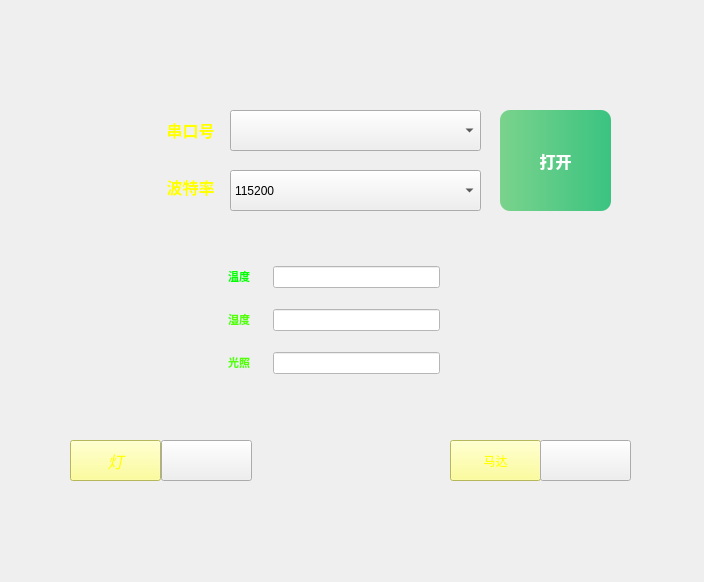
<?xml version="1.0" encoding="UTF-8"?>
<ui version="4.0">
 <class>Dialog</class>
 <widget class="QDialog" name="Dialog">
  <property name="geometry">
   <rect>
    <x>0</x>
    <y>0</y>
    <width>704</width>
    <height>582</height>
   </rect>
  </property>
  <property name="windowTitle">
   <string>智慧农业助手</string>
  </property>
  <property name="styleSheet">
   <string notr="true">background-image: url(:/icon/ny.jpg);</string>
  </property>
  <widget class="QPushButton" name="BtnOpen">
   <property name="geometry">
    <rect>
     <x>500</x>
     <y>110</y>
     <width>111</width>
     <height>101</height>
    </rect>
   </property>
   <property name="font">
    <font>
     <family>Arial Black</family>
     <pointsize>12</pointsize>
     <weight>75</weight>
     <bold>true</bold>
    </font>
   </property>
   <property name="styleSheet">
    <string notr="true">QPushButton {
	color: rgb(0, 0, 0);
	background-image: url(:/icon/R-C.jfif);
	border: none;
	border-radius: 10px;
	color: rgb(255, 255, 255);
    background-color: qlineargradient(spread:pad, x1:0, y1:0.5, x2:1, y2:0.5, stop:0 rgb(122, 211, 140), stop:1 rgb(59, 195, 129));
}

QPushButton:pressed {
	border: 2px solid qlineargradient(spread:pad, x1:0, y1:0.5, x2:1, y2:0.5, stop:0 rgb(122, 211, 140), stop:1 rgb(59, 195, 129));
	color: qlineargradient(spread:pad, x1:0, y1:0.5, x2:1, y2:0.5, stop:0 rgb(122, 211, 140), stop:1 rgb(59, 195, 129));
	background-color: rgb(255, 255, 255);
}

QPushButton:disabled {
	border: 2px solid qlineargradient(spread:pad, x1:0, y1:0.5, x2:1, y2:0.5, stop:0 rgb(122, 211, 140), stop:1 rgb(59, 195, 129));
	color: rgb(153, 153, 153);
	background-color: rgb(212, 228, 235);
}</string>
   </property>
   <property name="text">
    <string>打开</string>
   </property>
  </widget>
  <widget class="QPushButton" name="pushButton_motor">
   <property name="geometry">
    <rect>
     <x>450</x>
     <y>440</y>
     <width>91</width>
     <height>41</height>
    </rect>
   </property>
   <property name="styleSheet">
    <string notr="true">background-color: rgb(255, 255, 127);
font: 75 italic 12pt &quot;Bahnschrift&quot;;
color: rgb(255, 255, 0);
</string>
   </property>
   <property name="text">
    <string>马达</string>
   </property>
  </widget>
  <widget class="QPushButton" name="pushButton_light">
   <property name="geometry">
    <rect>
     <x>70</x>
     <y>440</y>
     <width>91</width>
     <height>41</height>
    </rect>
   </property>
   <property name="font">
    <font>
     <family>Bahnschrift</family>
     <pointsize>12</pointsize>
     <weight>9</weight>
     <italic>true</italic>
     <bold>false</bold>
    </font>
   </property>
   <property name="styleSheet">
    <string notr="true">background-color: rgb(255, 255, 127);
color: rgb(255, 255, 0);
font: 75 italic 12pt &quot;Bahnschrift&quot;;
</string>
   </property>
   <property name="text">
    <string>灯</string>
   </property>
  </widget>
  <widget class="QLabel" name="label">
   <property name="geometry">
    <rect>
     <x>150</x>
     <y>110</y>
     <width>81</width>
     <height>41</height>
    </rect>
   </property>
   <property name="text">
    <string>&lt;html&gt;&lt;head/&gt;&lt;body&gt;&lt;p align=&quot;center&quot;&gt;&lt;span style=&quot; font-size:12pt; font-weight:600; color:#ffff00;&quot;&gt;串口号&lt;/span&gt;&lt;/p&gt;&lt;/body&gt;&lt;/html&gt;</string>
   </property>
  </widget>
  <widget class="QComboBox" name="CBoxSerialPort">
   <property name="geometry">
    <rect>
     <x>230</x>
     <y>110</y>
     <width>251</width>
     <height>41</height>
    </rect>
   </property>
   <property name="styleSheet">
    <string notr="true">font: 87 10pt &quot;Arial Black&quot;;</string>
   </property>
  </widget>
  <widget class="QWidget" name="layoutWidget">
   <property name="geometry">
    <rect>
     <x>200</x>
     <y>240</y>
     <width>251</width>
     <height>161</height>
    </rect>
   </property>
   <layout class="QVBoxLayout" name="verticalLayout_2">
    <item>
     <layout class="QHBoxLayout" name="horizontalLayout_3" stretch="1,3">
      <item>
       <widget class="QLabel" name="label_tem">
        <property name="text">
         <string>&lt;html&gt;&lt;head/&gt;&lt;body&gt;&lt;p align=&quot;center&quot;&gt;&lt;span style=&quot; font-size:8pt; font-weight:600; color:#00ff00;&quot;&gt;温度&lt;/span&gt;&lt;/p&gt;&lt;/body&gt;&lt;/html&gt;</string>
        </property>
       </widget>
      </item>
      <item>
       <widget class="QLineEdit" name="lineEdit_tem">
        <property name="styleSheet">
         <string notr="true">background-color: rgb(255, 255, 255);
font: 12pt &quot;Arial&quot;;
font: 16pt &quot;Arial&quot;;
font: 14pt &quot;Arial&quot;;
color: rgb(255, 0, 0);
selection-background-color: rgb(255, 255, 255);
selection-color: rgb(255, 0, 0);</string>
        </property>
        <property name="alignment">
         <set>Qt::AlignCenter</set>
        </property>
        <property name="readOnly">
         <bool>true</bool>
        </property>
       </widget>
      </item>
     </layout>
    </item>
    <item>
     <layout class="QHBoxLayout" name="horizontalLayout_4" stretch="1,3">
      <item>
       <widget class="QLabel" name="label_hum">
        <property name="text">
         <string>&lt;html&gt;&lt;head/&gt;&lt;body&gt;&lt;p align=&quot;center&quot;&gt;&lt;span style=&quot; font-size:8pt; font-weight:600; color:#55ff00;&quot;&gt;湿度&lt;/span&gt;&lt;/p&gt;&lt;/body&gt;&lt;/html&gt;</string>
        </property>
       </widget>
      </item>
      <item>
       <widget class="QLineEdit" name="lineEdit_hum">
        <property name="styleSheet">
         <string notr="true">background-color: rgb(255, 255, 255);
font: 12pt &quot;Arial&quot;;
font: 16pt &quot;Arial&quot;;
color: rgb(255, 0, 0);
selection-background-color: rgb(255, 255, 255);
selection-color: rgb(255, 0, 0);</string>
        </property>
        <property name="alignment">
         <set>Qt::AlignCenter</set>
        </property>
        <property name="readOnly">
         <bool>true</bool>
        </property>
       </widget>
      </item>
     </layout>
    </item>
    <item>
     <layout class="QHBoxLayout" name="horizontalLayout_5" stretch="1,3">
      <item>
       <widget class="QLabel" name="label_lum">
        <property name="text">
         <string>&lt;html&gt;&lt;head/&gt;&lt;body&gt;&lt;p align=&quot;center&quot;&gt;&lt;span style=&quot; font-size:8pt; font-weight:600; color:#55ff00;&quot;&gt;光照&lt;/span&gt;&lt;/p&gt;&lt;/body&gt;&lt;/html&gt;</string>
        </property>
       </widget>
      </item>
      <item>
       <widget class="QLineEdit" name="lineEdit_lum">
        <property name="styleSheet">
         <string notr="true">background-color: rgb(255, 255, 255);
font: 12pt &quot;Arial&quot;;
font: 16pt &quot;Arial&quot;;
color: rgb(255, 0, 0);
selection-background-color: rgb(255, 255, 255);
selection-color: rgb(255, 0, 0);</string>
        </property>
        <property name="alignment">
         <set>Qt::AlignCenter</set>
        </property>
        <property name="readOnly">
         <bool>true</bool>
        </property>
        <property name="clearButtonEnabled">
         <bool>false</bool>
        </property>
       </widget>
      </item>
     </layout>
    </item>
   </layout>
  </widget>
  <widget class="QLabel" name="label_2">
   <property name="geometry">
    <rect>
     <x>150</x>
     <y>167</y>
     <width>81</width>
     <height>41</height>
    </rect>
   </property>
   <property name="text">
    <string>&lt;html&gt;&lt;head/&gt;&lt;body&gt;&lt;p align=&quot;center&quot;&gt;&lt;span style=&quot; font-size:12pt; font-weight:600; color:#ffff00;&quot;&gt;波特率&lt;/span&gt;&lt;/p&gt;&lt;/body&gt;&lt;/html&gt;</string>
   </property>
  </widget>
  <widget class="QComboBox" name="CBoxBaudrate">
   <property name="geometry">
    <rect>
     <x>230</x>
     <y>170</y>
     <width>251</width>
     <height>41</height>
    </rect>
   </property>
   <property name="styleSheet">
    <string notr="true">font: 87 10pt &quot;Arial Black&quot;;</string>
   </property>
   <item>
    <property name="text">
     <string>115200</string>
    </property>
   </item>
   <item>
    <property name="text">
     <string>19200</string>
    </property>
   </item>
   <item>
    <property name="text">
     <string>9600</string>
    </property>
   </item>
  </widget>
  <widget class="QPushButton" name="Button_light">
   <property name="geometry">
    <rect>
     <x>161</x>
     <y>440</y>
     <width>91</width>
     <height>41</height>
    </rect>
   </property>
   <property name="styleSheet">
    <string notr="true">color: rgb(255, 0, 0);
image: url(:/icon/R-C (1).jfif);
font: 87 10pt &quot;Arial Black&quot;;</string>
   </property>
   <property name="text">
    <string/>
   </property>
  </widget>
  <widget class="QPushButton" name="Button_motor">
   <property name="geometry">
    <rect>
     <x>540</x>
     <y>440</y>
     <width>91</width>
     <height>41</height>
    </rect>
   </property>
   <property name="styleSheet">
    <string notr="true">color: rgb(255, 0, 0);
image: url(:/icon/R-C (1).jfif);
font: 87 10pt &quot;Arial Black&quot;;</string>
   </property>
   <property name="text">
    <string/>
   </property>
  </widget>
 </widget>
 <layoutdefault spacing="6" margin="11"/>
 <resources/>
 <connections/>
</ui>
